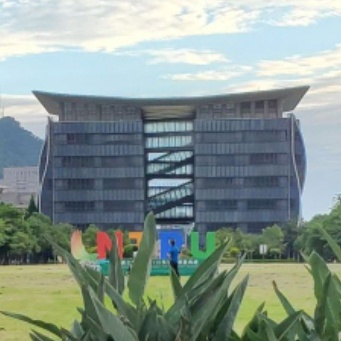
#> input picture images/ntpu/base.jpg, 341 x 341 px
$ python surf_match_adv.py   (older library calls are emulated)
#> lines starting #> are read from the running program, lines starting #| are printed output that depends on the picture
### surf_module.py
import numpy as np
import cv2
import functools
"""
Keep the result of function in cache, when getting same input
we can use the result in the cache directly, and the cache is
using LRU replacement algorithm.
"""
from functools import lru_cache
import time

# Like a timer
def decorator(func) :
    @functools.wraps(func)
    def wrapper(*args, **kwargs) :
        st = time.time()
        print(f"{func.__name__} running...")
        result = func(*args, **kwargs)
        en = time.time()
        print(f"Time : {en - st:.2f} seconds")
        # if(en - st > threshold) :
        #     print("The program is toooo slow...")
        return result
    return wrapper


class SURF:
    def __init__(self, octaves=3, layers=4, threshold=1000):
        self.octaves = octaves  # 幾組
        self.layers = layers # 金字塔高度
        self.threshold = threshold # for Hessian
        self.params_related_to_L = {}
        self.octaves_layers_L = {}

        # 這裡的L其實都是論文的l0 (L/3) 以下論文的L用L_P代替
        for o in range(1, self.octaves + 1):
            self.octaves_layers_L[o] = {}
            for i in range(1, self.layers + 1):
                L = (2 ** o) * i + 1 # 2, 4, 8 ... 來算每一組的尺寸(l0)
                self.octaves_layers_L[o][i] = L
                # 每個L所對應的一些參數
                # w就不算了直接當0.9
                self.params_related_to_L[L] = {
                    'sigma_L': round(0.4 * L, 2), # sigma = 1.2 * L_P/9 = 0.4 * l0
                    'L': L, # l0
                    'l': np.int(0.8 * L) # descip sigma
                }

        L_max = 3 * ((2 ** self.octaves) * self.layers + 1)
        self.border_size = L_max

    @decorator
    def init(self, gray_image: np.ndarray):
        self.image = gray_image
        self.build_stretched_image()
        # self.image_broadcast = self.image
        self.construct_image_integral()
        self.compute_determinant_of_hessian()

    # [29 lines left out: function detectAndCompute, not called in this run]

    def construct_image_integral(self):
        # I(x, y) = sum_i^x sum_j^y f(i, j)
        self.image_integral = np.cumsum(np.cumsum(self.image_broadcast, axis=0), axis=1)
        self.image_integral = self.image_broadcast.copy()

        for i in range(self.image_broadcast.shape[0]) :
            for j in range(self.image_broadcast.shape[1]) :
                self.image_integral[i, j] = self.image_broadcast[i, j] \
                + (self.image_integral[i, j-1] if j-1 > -1 else 0) \
                + (self.image_integral[i-1, j] if i-1 > -1 else 0) \
                - (self.image_integral[i-1, j-1] if i-1 > -1 and j-1 > -1 else 0)


    def build_stretched_image(self):
        """
        Original image will be extended with border size n around
        and this border will be filled by mirror of the original image
        """
        n = self.border_size
        h = self.image.shape[0]
        w = self.image.shape[1]

        self.image_broadcast = np.ndarray((h + 2 * n, w + 2 * n))
        self.image_broadcast[n:n + h, n:n + w] = self.image
        self.image_broadcast[0:n, n:n + w] = np.flipud(self.image[0:n, :])
        self.image_broadcast[n + h:, n:n + w:] = np.flipud(self.image[h - n:, :])
        self.image_broadcast[:, 0:n] = np.fliplr(self.image_broadcast[:, n:2 * n])
        self.image_broadcast[:, -n:] = np.fliplr(self.image_broadcast[:, -2 * n:-n])

    @lru_cache
    def get_box_space_parameter_by_L(self, L: int, param: str):
        return self.params_related_to_L[L][param]

    def box_filter(self, a: int, b: int, c: int, d: int, x: int, y: int):
        """
        Consider params as rectangular domain: [a,b]x[c,d] - not points!!
        and point (x,y)
        """

        xa = self.border_size + x - a - 1
        yc = self.border_size + y - c - 1
        xb = self.border_size + x - b - 1 - 1
        yd = self.border_size + y - d - 1 - 1

        cons_xa = (0 <= xa < self.image_integral.shape[1])
        cons_xb = (0 <= xb < self.image_integral.shape[1])
        cons_yc = (0 < yc < self.image_integral.shape[0])
        cons_yd = (0 < yd < self.image_integral.shape[0])

        u1 = self.image_integral[yc, xa] if cons_xa and cons_yc else 0
        u2 = self.image_integral[yd, xb] if cons_xb and cons_yd else 0
        u3 = self.image_integral[yd, xa] if cons_xa and cons_yd else 0
        u4 = self.image_integral[yc, xb] if cons_xb and cons_yc else 0

        return u1 + u2 - u3 - u4

    # [5 lines left out: function get_image_value, not called in this run]

    def compute_Dx_Haar(self, l: int, x: int, y: int):
        return self.box_filter(-l, -1, -l, l, x, y) - self.box_filter(1, l, -l, l, x, y)

    def compute_Dy_Haar(self, l: int, x: int, y: int):
        return self.box_filter(-l, l, -l, -1, x, y) - self.box_filter(-l, l, 1, l, x, y)

    def compute_Dxx(self, L: int, x: int, y: int):
        (b1, b2), (b3, b4), (b5, b6), (b7, b8) = self.get_Dxx_L_domains(L)
        B1 = self.box_filter(b1, b2, b3, b4, x, y)
        B2 = self.box_filter(b5, b6, b7, b8, x, y)
        return B1 - 3 * B2

    def compute_Dyy(self, L: int, x: int, y: int):
        (b1, b2), (b3, b4), (b5, b6), (b7, b8) = self.get_Dyy_L_domains(L)
        B1 = self.box_filter(b1, b2, b3, b4, x, y)
        B2 = self.box_filter(b5, b6, b7, b8, x, y)
        return B1 - 3 * B2

    def compute_Dxy(self, L: int, x: int, y: int):
        (ne1, ne2), (ne3, ne4), \
            (nw1, nw2), (nw3, nw4), \
            (sw1, sw2), (sw3, sw4), \
            (se1, se2), (se3, se4) \
            = self.get_Dxy_L_domains(L)

        north_east_quadrant = self.box_filter(ne1, ne2, ne3, ne4, x, y)
        north_west_quadrant = self.box_filter(nw1, nw2, nw3, nw4, x, y)
        south_west_quadrant = self.box_filter(sw1, sw2, sw3, sw4, x, y)
        south_east_quadrant = self.box_filter(se1, se2, se3, se4, x, y)

        return north_east_quadrant + south_west_quadrant - north_west_quadrant - south_east_quadrant

    @lru_cache
    def get_Dxx_L_domains(self, L: int):
        b1 = np.int((L * 3 - 1) / 2)
        b2 = np.int((L - 1) / 2)
        return [
            (-b1, b1),
            (-(L - 1), (L - 1)),
            (-b2, b2),
            (-(L - 1), (L - 1))
        ]

    @lru_cache
    def get_Dyy_L_domains(self, L: int):
        b1 = np.int((L * 3 - 1) / 2)
        b2 = np.int((L - 1) / 2)
        return [
            (-(L - 1), (L - 1)),
            (-b1, b1),
            (-(L - 1), (L - 1)),
            (-b2, b2)
        ]

    @lru_cache
    def get_Dxy_L_domains(self, L: int):
        return [
            (1, L), (1, L),  # ++
            (-L, -1), (1, L),  # -+
            (-L, -1), (-L, -1),  # --
            (1, L), (-L, -1),  # +-
        ]

    # [14 lines left out: functions get_L_index_by_L, get_L_by_L_index, not called in this run]

    def compute_determinant_of_hessian(self):
        self.getDH.cache_clear()
        self.getSignLaplassian.cache_clear()

        used_L = set({})
        self.DoH = np.ndarray(
            (len(self.params_related_to_L),
             self.image.shape[0],
             self.image.shape[1])
        )
        self.lapSign = np.ndarray(
            (len(self.params_related_to_L),
             self.image.shape[0],
             self.image.shape[1])
        )
        DoH_index = 0

        for o in range(1, self.octaves + 1):
            step = 2 ** (o - 1) # 一次算多大塊?

            for i in range(1, self.layers + 1):
                L = (2 ** o) * i + 1

                if L in used_L:
                    continue # 算過了

                used_L.add(L)

                normalizer = 1 / (L ** 4)
                w = 0.9 # 直接用0.9
                x = 0

                DoH_L = np.ndarray(self.image.shape)
                lapSign_L = np.ndarray(self.image.shape)

                while x < self.image.shape[1]:
                    y = 0
                    while y < self.image.shape[0]:
                        # 算高斯 (以Box Filter來逼近)
                        Dxx = self.compute_Dxx(L, x, y)
                        Dyy = self.compute_Dyy(L, x, y)
                        Dxy = self.compute_Dxy(L, x, y)

                        # 其approximate的DoH (Determinant of Hessian)
                        DoH = normalizer * (Dxx * Dyy - ((w * Dxy) ** 2))
                        DoH_L[y][x] = DoH

                        lapSign_L[y][x] = 1 if (Dxx + Dyy) > 0 else -1

                        y += step

                    x += step

                self.DoH[DoH_index] = DoH_L
                self.lapSign[DoH_index] = lapSign_L
                DoH_index += 1

    # [267 lines left out: functions getDH, getSignLaplassian, keypoints_selection, local_extrema_DoH_bool, is_refined, get_gaussian and 2 more, not called in this run]

class SURF_Matcher():
    # [39 lines left out: function match, not called in this run]

### surf_match_adv.py
import cv2
import os
old_cwd = os.getcwd()
os.chdir(os.path.join(os.getcwd(), "CV_SURF"))
print(f"Working in '{os.getcwd()}'")
import surf_module

"""
Input : base_image and other test image
Output : image with keypoint for each file and Comparation of base image and other
transformed images (testing Scale Invariant and Rotation Invariant)
"""


image_set = 'ntpu'

input_path = 'images/' + image_set + '/'
output_path = 'ntpu_result/'

file_list = os.listdir(input_path)
print(f'Test files: {file_list}')

# =======Preprocessing=======
pre = 0
if pre :
    file_name = 'base.jpg' # base.jpg
    img_base = cv2.imread(input_path + file_name)
    img_size = img_base.shape
    img_reduce = cv2.resize(img_base, (img_size[1] // 3, img_size[0] // 3))
    cv2.imwrite(input_path + file_name, img_reduce)

    # rotate
    img_base = cv2.imread(input_path + file_name)
    (h, w) = img_base.shape[:2]
    center = (w  / 2, h / 2)

    for angle in [-90, -30, 30, 90, 180] :
        scale = 1 if abs(angle) == 30 else 1
        M = cv2.getRotationMatrix2D(center, angle, scale)
        img_rot = cv2.warpAffine(img_base, M, (w, h), borderMode = cv2.BORDER_CONSTANT)
        # cv2.BORDER_TRANSPARENT cv2.BORDER_REPLICATE
        cv2.imwrite(input_path + f"rot_{angle}.jpg", img_rot)

#============================


matcher = surf_module.SURF_Matcher()

print(f'Processing original image...')
file_name = 'base.jpg' # base.jpg
img_base = cv2.imread(input_path + file_name)
#> img_base is the input picture: shape (341, 341, 3); mean B, G, R 144.7, 150.3, 135.6

gray_image_base = cv2.cvtColor(img_base, cv2.COLOR_BGR2GRAY)
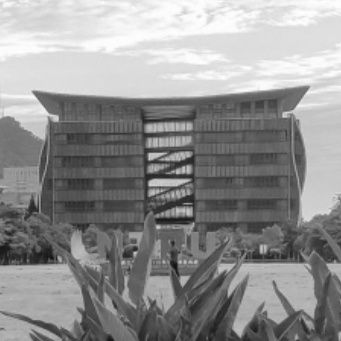
#> gray_image_base: shape (341, 341); min 16, max 255, mean 145.3

surfObject = surf_module.SURF(threshold=1000)
surfObject.init(gray_image_base)
#> (the run stopped early here; a loop or call above may not have finished)
